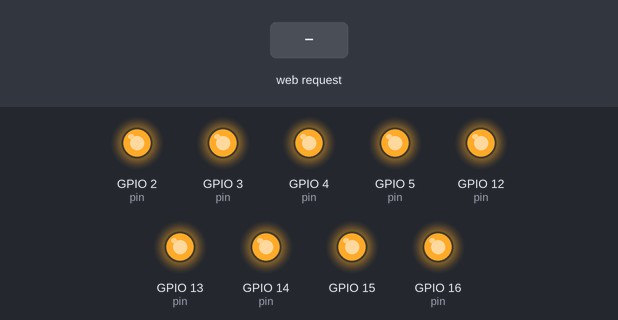
A sketch run on a simulated ESP8266 (NodeMCU). On the bench: output pins drawn as LEDs (lit = HIGH). Inputs (shaded band) come from the test bench. WiFi joins after 1.5 s; servers stay silent unless stated; what the sketch prints to the serial monitor is not drawn.

Above: at 3.7 s.
3.8 s: HTTP request GET /gpio/1/1 received
At 4.2 s:
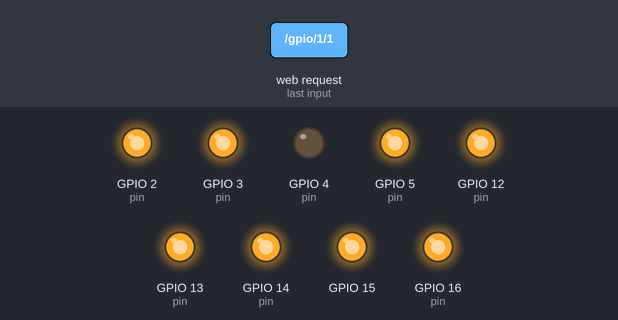
5.3 s: HTTP request GET /gpio/3/1 received
At 6.5 s:
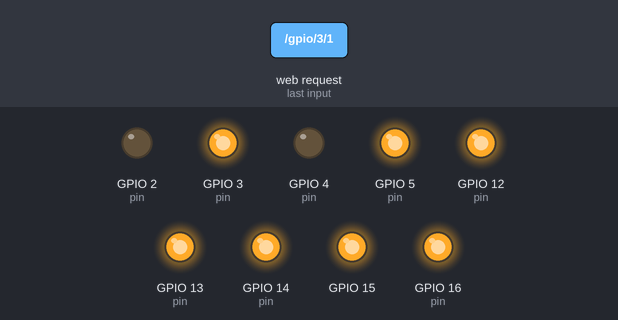
6.8 s: HTTP request GET /gpio/1/0 received
At 7.6 s:
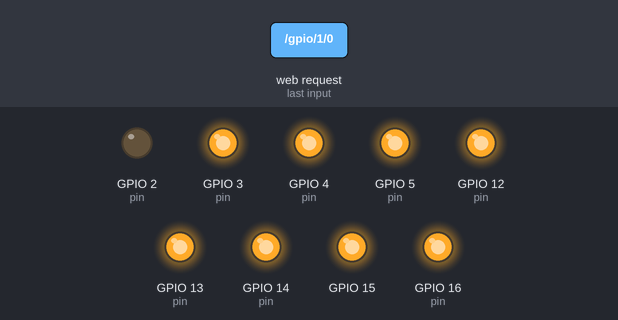
8.3 s: HTTP request GET /gpio/5/1 received
At 8.8 s:
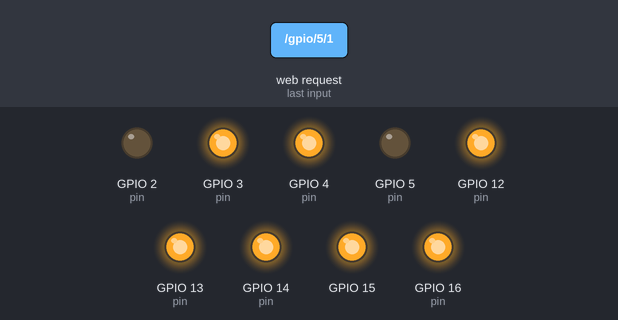
9.8 s: HTTP request GET /gpio/3/0 received
At 11.0 s:
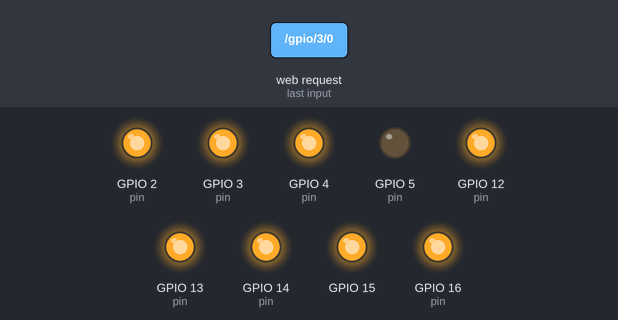
11.3 s: HTTP request GET /gpio/7/1 received
At 12.3 s:
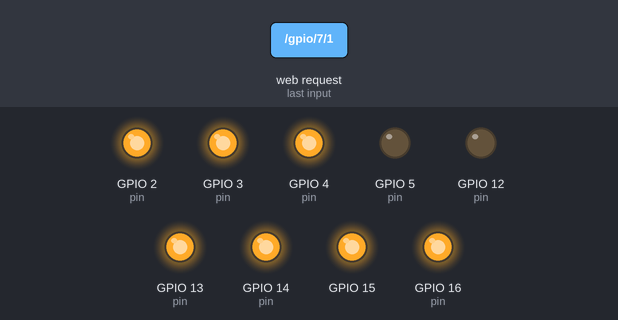
Timing chart, 0 to 13.8 s (numbered marks = the images above; inputs shaded):
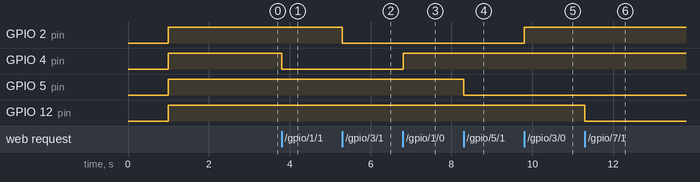

Measured:
- after the input at 3.8 s, GPIO 4 (pin): HIGH → LOW at once
- after the input at 5.3 s, GPIO 2 (pin): HIGH → LOW at once
- after the input at 6.8 s, GPIO 4 (pin): LOW → HIGH at once
- after the input at 8.3 s, GPIO 5 (pin): HIGH → LOW at once
- after the input at 9.8 s, GPIO 2 (pin): LOW → HIGH at once
- after the input at 11.3 s, GPIO 12 (pin): HIGH → LOW at once

The sketch:

relay_head_2.ino
```cpp
// relay_head_2
// odd

#include <ESP8266WiFi.h>

const char* ssid = "...";
const char* password = "...";

IPAddress ip(2, 2, 2, 225);
IPAddress gateway(2,2,2,2);
IPAddress subnet(255,255,255,0);

// Create an instance of the server
// specify the port to listen on as an argument
WiFiServer server(80);

void setup() {
  Serial.begin(115200);
  delay(1000);

  // prepare GPIO  pins
  pinMode(16, OUTPUT);
  pinMode(14, OUTPUT);
  pinMode(13, OUTPUT);
  pinMode(12, OUTPUT);
  pinMode(5, OUTPUT);
  pinMode(3, OUTPUT);
  pinMode(2, OUTPUT);
 // pinMode(1, OUTPUT);
  pinMode(4, OUTPUT);
    pinMode(15, OUTPUT);

 // clear relay state

  digitalWrite(16, 1);
  digitalWrite(14, 1);
  digitalWrite(13, 1);
  digitalWrite(12, 1);
  digitalWrite(5, 1);
  digitalWrite(3, 1);
  digitalWrite(2, 1);
 // digitalWrite(1, 1);
  digitalWrite(4, 1);
    digitalWrite(15, 1);

  // Connect to WiFi network
  Serial.println();
  Serial.println();
  Serial.print("Connecting to ");
  Serial.println(ssid);

  WiFi.config(ip, gateway, subnet);
  WiFi.begin(ssid, password);

  while (WiFi.status() != WL_CONNECTED) {
    delay(500);
    Serial.print(".");
  }
  Serial.println("");
  Serial.println("WiFi connected");

  // Start the server
  server.begin();
  Serial.println("Server started");

  // Print the IP address
  Serial.println(WiFi.localIP());
}

void loop() {
  // Check if a client has connected
  WiFiClient client = server.available();
  if (!client) {
    return;
  }

  // Wait until the client sends some data
  Serial.println("new client");
  while(!client.available()){
    delay(1);
  }

  // Read the first line of the request
  String req = client.readStringUntil('\r');
  Serial.println(req);
  client.flush();

  // Match the request
 int pin;
 int state;
 int relay;
 String pwr_state;

// # ESP8266   GPIO 4 = pin  22
  if (req.indexOf("/gpio/1/1") != -1)
  {
    pin= 4;
    state = 0;
    relay = 1;

  }
  else if (req.indexOf("/gpio/1/0") != -1)
  {
    pin = 4;
    state = 1;
    relay = 1;
  }
//# ESP8266   GPIO 2 = pin 20
  else if (req.indexOf("/gpio/3/1") != -1)
  {
    pin= 2;
    state = 0;
    relay = 3;

  }
  else if (req.indexOf("/gpio/3/0") != -1)
  {
    pin = 2;
    state = 1;
    relay = 3;
  }


//# ESP8266   GPIO 5 = PIN 11
  else if (req.indexOf("/gpio/5/1") != -1)
  {
    pin= 5;
    state = 0;
    relay = 5;
  }
  else if (req.indexOf("/gpio/5/0") != -1)
  {
    pin = 5;
    state = 1;
    relay = 5;
  }
//# ESP8266   GPIO 12 = pin 16
  else if (req.indexOf("/gpio/7/1") != -1)
  {
    pin= 12;
    state = 0;
    relay = 7;
  }
  else if (req.indexOf("/gpio/7/0") != -1)
  {
    pin = 12;
    state = 1;
    relay = 7;
  }

//# ESP8266   GPIO 13 = pin 18
  else if (req.indexOf("/gpio/9/1") != -1)
  {
    pin= 13;
    state = 0;
    relay = 9;
  }
  else if (req.indexOf("/gpio/9/0") != -1)
  {
    pin = 13;
    state = 1;
    relay = 9;
  }

//# ESP8266   GPIO 14 = pin 17
  else if (req.indexOf("/gpio/11/1") != -1)
  {
    pin= 14;
    state = 0;
    relay = 11;
  }
  else if (req.indexOf("/gpio/11/0") != -1)
  {
    pin = 14;
    state = 1;
    relay = 11;
  }


//# ESP8266   GOPIO 3 = pin 4
  else if (req.indexOf("/gpio/13/1") != -1)
  {
    pin= 3;
    state = 0;
    relay = 13;
  }
 else if (req.indexOf("/gpio/13/0") != -1)
  {
    pin = 3;
    state = 1;
    relay = 13;
  }

//# ESP8266   GPIO 16 = pin 15
 else if (req.indexOf("/gpio/15/1") != -1)

  {
    pin= 16;
    state = 0;
    relay = 15;

  } else if (req.indexOf("/gpio/15/0") != -1)

  {
    pin = 16;
    state = 1;
    relay = 15;


} else {
    client.println("invalid request");
    client.stop();
    return;
  }


  digitalWrite(pin, state);
      Serial.print("pin: ");
      Serial.println(pin);
      Serial.print("state: ");
  Serial.println(state);

  client.flush();

if (state == 0 ) {
  pwr_state = "on";
} else {
  pwr_state = "off";
}
  // Prepare the response
  String s = "HTTP/1.1 200 OK\r\nContent-Type: text/html\r\n\r\nRELAY: ";
  s += (relay);
  s += ("\nSTATE\: " );
  s += pwr_state;
  s += "\n";

  // Send the response to the client
  client.print(s);
  delay(1);
  Serial.println("Client disonnected");

  // The client will actually be disconnected
  // when the function returns and 'client' object is detroyed
}
```
